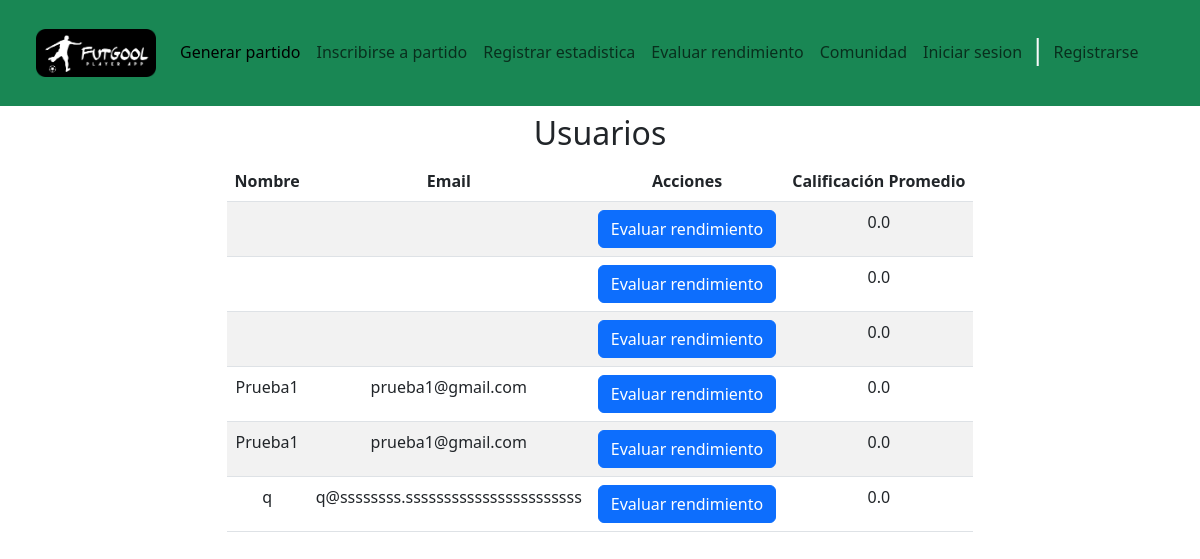
Page /evaluarRendimiento on the earlier database version.
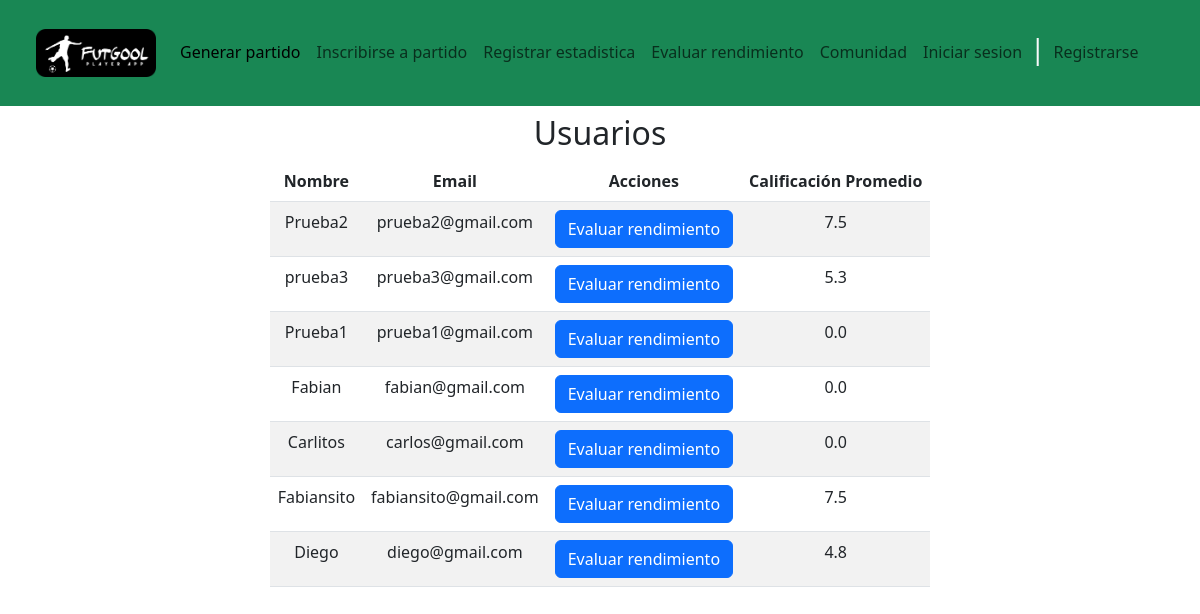
Same page on the later database version.
### futgoolApp/models.py (models this page shows)
class Usuario(models.Model):
    nombre = models.CharField(max_length=50)
    email = models.EmailField(max_length=100)
    password = models.CharField(max_length=50)
    calificaciones = models.ManyToManyField(Calificacion, related_name='usuarios')
    def calcular_promedio(self):
        total_calificaciones = self.calificaciones.aggregate(models.Sum('valor'))['valor__sum']
        if total_calificaciones is None:
            return 0
        else:
            return total_calificaciones / self.calificaciones.count()

### futgoolApp/views.py (the view)
# urls.py: path('evaluarRendimiento', views.mostrarDatosUsuario),
def mostrarDatosUsuario(request):
    usuarios = Usuario.objects.all()
    return render(request, "evaluarRendimiento.html", {"usuarios": usuarios})

### futgoolApp/templates/evaluarRendimiento.html (shortened to what this page needs)
{% extends './base.html' %}
{% block body %}
{% load static %}
<div class="text-center d-flex justify-content-center">
    <div class="table-responsive m-2">
        <h2>Usuarios</h2>
        <table class="table table-striped">
            <thead>
                <tr>
                    <th>Nombre</th>
                    <th>Email</th>
                    <th>Acciones</th>
                    <th>Calificación Promedio</th>
                </tr>
            </thead>
            <tbody>
                {% for usuario in usuarios %}
                    <tr>
                        <td>{{ usuario.nombre }}</td>
                        <td>{{ usuario.email }}</td>
                        <td>
                            <a href="{% url 'evaluar_rendimiento' usuario.id %}" class="btn btn-primary">Evaluar rendimiento</a>
                        </td>
                        <td>{{ usuario.calcular_promedio|floatformat:1 }}</td>
                    </tr>
                {% endfor %}
            </tbody>
        </table>
    </div>
</div>
{% endblock %}

### futgoolApp/templates/base.html (shortened to what this page needs)
{% load static %}
<!DOCTYPE html>
<html lang="es">
<head>
    <link rel="stylesheet" href="{% static 'css/base.css' %}">
    <link href="https://cdn.jsdelivr.net/npm/bootstrap@5.3.0/dist/css/bootstrap.min.css" rel="stylesheet">
</head>
<body>
    <nav class="navbar navbar-expand-lg bg-success p-4" id="menu">
        <div class="container-fluid">
            <a class="navbar-brand" href="/">
                <span class="text-light fs-5 fw-bolder"> <img style="width: 120px;" src="{% static 'img/LogoFutgool.png' %}" alt="Logo"> </span>
            </a>
            <div class="collapse navbar-collapse" id="navbarSupportedContent">
                <ul class="navbar-nav me-auto mb-2 mb-lg-0">
                    <li class="nav-item">
                        <a class="nav-link active" aria-current="page" href="#">Generar partido</a>
                    </li>
                    <li class="nav-item">
                        <a class="nav-link" href="#">Inscribirse a partido</a>
                    </li>
                    <li class="nav-item ">
                        <a class="nav-link" href="#">Registrar estadistica</a>
                    </li>
                    <li class="nav-item">
                        <a class="nav-link" href="/evaluarRendimiento">Evaluar rendimiento</a>
                    </li>
                    <li class="nav-item">
                        <a class="nav-link" href="#">Comunidad</a>
                    </li>
                    <li class="nav-item">
                        <a class="nav-link" href="#">Iniciar sesion</a>
                    </li>
                    <li class="nav-item">
                        <h3 class="text-light">|</h3>
                    </li>
                    <li class="nav-item">
                        <a class="nav-link" href="/registro">Registrarse</a>
                    </li>
                </ul>
            </div>
        </div>
    </nav>
{% block body %}
{% endblock %}
</body>
</html>

Differences in the rows shown:
removed Usuario: calcular_promedio "0.0"
removed Usuario: calcular_promedio "0.0"
removed Usuario: calcular_promedio "0.0"
removed Usuario: nombre "Prueba1", email "prueba1@gmail.com", calcular_promedio "0.0"
removed Usuario: nombre "q", email "q@ssssssss.sssssssssssssssssssssss", calcular_promedio "0.0"
added Usuario: nombre "Prueba2", email "prueba2@gmail.com", calcular_promedio "7.5"
added Usuario: nombre "prueba3", email "prueba3@gmail.com", calcular_promedio "5.3"
added Usuario: nombre "Fabian", email "fabian@gmail.com", calcular_promedio "0.0"
added Usuario: nombre "Carlitos", email "carlos@gmail.com", calcular_promedio "0.0"
added Usuario: nombre "Fabiansito", email "fabiansito@gmail.com", calcular_promedio "7.5"
added Usuario: nombre "Diego", email "diego@gmail.com", calcular_promedio "4.8"
